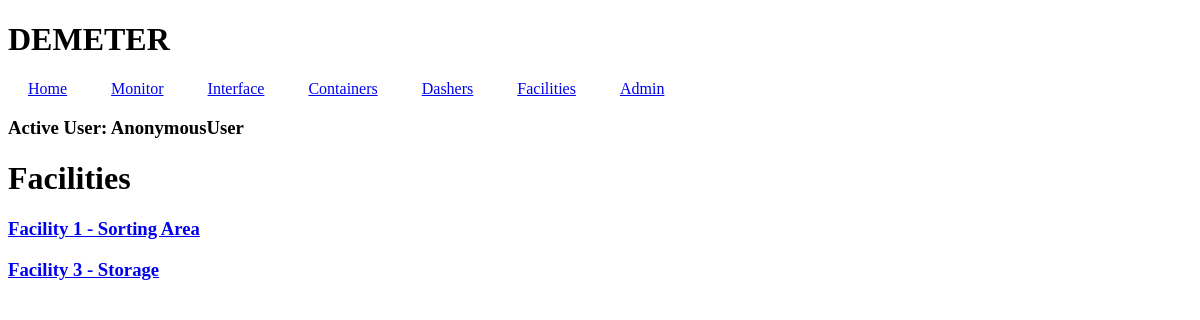
Page /facilities/ on the committed database.
### container/models.py (models this page shows)
class Facility(models.Model):
    facilityID = models.AutoField(primary_key=True,)
    locationX = models.IntegerField(default=0)
    locationY = models.IntegerField(default=0)
    FACILITIES = [
        ("Storage","Storage"),
        ("Living","Living"),
        ("Sorting Area","Sorting Area"),
        ("Other","Other"),
    ]
    typeFacility = models.CharField(
        max_length=64,
        default="Storage",
        choices=FACILITIES,
        null=False,
        blank=False,
        )
    def __str__(self):
        return f"Facility {self.facilityID} - {self.typeFacility}"

### inhabitant/views.py (the view)
# urls.py: path("facilities/", views.facilities, name="facilities"),
def facilities(request):
    facilities = Facility.objects.all()
    return render(request, "inhabitant/facilities.html",{
        "facilities":facilities,
    })

### inhabitant/templates/inhabitant/facilities.html
{% extends 'inhabitant/base.html' %}
{% block body%}
<h1>Facilities</h1>
{% for facility in facilities %}
{% if facility.typeFacility == "Living" %}
{% else %}
<h3><a href="{% url 'facilitydash' facilityID=facility.facilityID %}">{{ facility }}</a></h3>
{% endif %}
{% endfor %}
{% endblock body %}

### rows in the picture
Facility: facilityID+typeFacility "Facility 1 - Sorting Area"
Facility: facilityID+typeFacility "Facility 3 - Storage"

### other values in the picture
{{ user }} "AnonymousUser"
